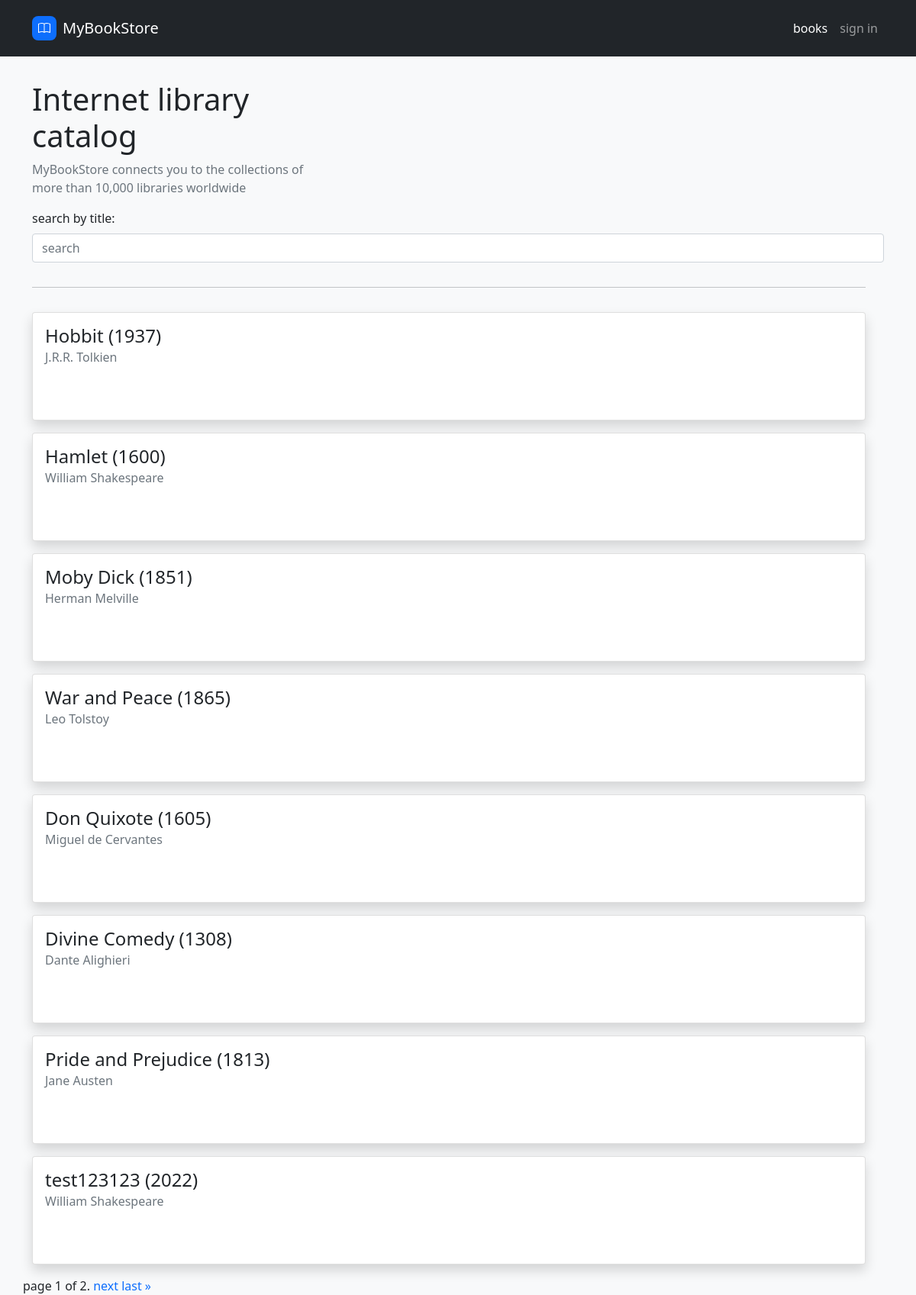
Before: / with the older database file.
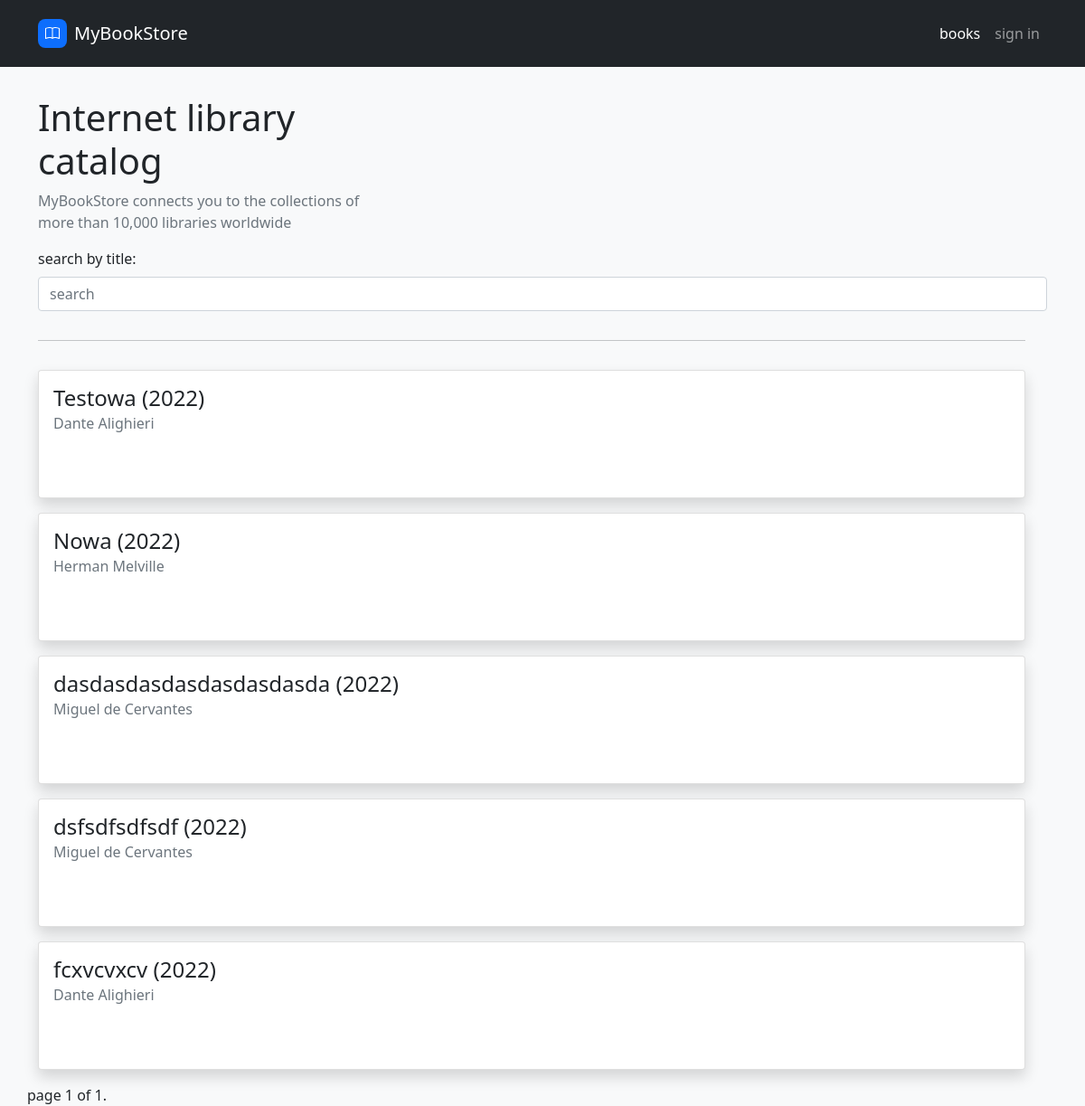
After: the same page with the newer database file.
### lib_app/models.py (models this page shows, shortened)
class Book(models.Model):
    title = models.CharField(max_length=50)
    author = models.ForeignKey(Author, on_delete=models.CASCADE)
    date = models.DateField()
    genre = models.PositiveSmallIntegerField(default=0, choices=GENRE)
    user = models.ForeignKey(
        User, on_delete=models.CASCADE, null=True, blank=True)  # klucz obcy dla usera, dzięki czemu może dodawać książkę do listy
    is_in_list = models.BooleanField(default=False)

class Author(models.Model):
    name = models.CharField(max_length=50)
    last_name = models.CharField(max_length=50)
    birthday = models.DateField()
    def __str__(self):
        return self.name + " " + self.last_name

### lib_app/views.py (the view)
# urls.py: path('', views.BooksView.as_view(), name='books'),
class BooksView(ListView):
    model = Book
    template_name = 'index.html'
    paginate_by = 8

### lib_app/templates/index.html (shortened to what this page needs)
{% extends 'base.html' %}
{% load static %}
{% block content %}
        <div class="row">
            <div class="col-xl-4 col-xxl-6">
                <h1>Internet library catalog</h1>
                <p class="text-secondary">MyBookStore connects you to the collections of more than 10,000 libraries worldwide</p>
            </div>
            <div class="col-xxl-6 offset-xxl-0"><label class="form-label" for="searchinput">search by title:</label>
                <form action="{% url 'search_results' %}" method="get">
                    <input type="search" name="q" id="searchinput" class="form-control" placeholder="search">
                </form>
        </div>
        <div class="row">
            <div class="col">
                <hr>
            </div>
        </div>
        <div class="row">
            {% for book in object_list %}
            <div class="col-xxl-3" style="padding-top:1rem;">
                <div class="card shadow">
                    <div class="card-body text-truncate">
                        <h4 class="card-title">{{book.title}} ({{book.date.year}})</h4>
                        <h6 class="text-secondary card-subtitle mb-2" style="padding-bottom: 3rem;">{{book.author}}</h6>
                    </div>
                </div>
            </div>
            {% endfor %}
        </div>
        {% if object_list|length > 0 %}
            <div class="pagination col" style="margin-top:1rem;">
                <span class="step-links">
                <span class="current">
                    page {{ page_obj.number }} of {{ page_obj.paginator.num_pages }}.
                </span>
                {% if page_obj.has_next %}
                    <a href="?page={{ page_obj.next_page_number }}" style="text-decoration: none;">next</a>
                    <a href="?page={{ page_obj.paginator.num_pages }} " style="text-decoration: none;">last &raquo;</a>
                {% endif %}
                </span>
            </div>
        </div>
        {% endif %}
{% endblock %}

### templates/base.html (shortened to what this page needs)
{% load static %}
<html lang="en">
<head>
    <link rel="stylesheet" href="https://cdnjs.cloudflare.com/ajax/libs/animate.css/3.5.2/animate.min.css">
    <link rel="stylesheet" href="{% static 'bootstrap.min.css' %}">
    <link rel="stylesheet" href="{% static 'Navbar-Right-Links-Dark.css' %}">
</head>
<body style="background: var(--bs-light);">
    <nav class="navbar navbar-dark navbar-expand-md bg-dark py-3">
        <div class="container"><a class="navbar-brand d-flex align-items-center" href="{% url 'books' %}"><span class="bs-icon-sm bs-icon-rounded bs-icon-primary d-flex justify-content-center align-items-center me-2 bs-icon">
                    </span><span>MyBookStore</span></a>
            <div class="collapse navbar-collapse" id="navcol-5">
                <ul class="navbar-nav ms-auto">
                    <li class="nav-item"><a class="nav-link active" href="{% url 'books' %}">books</a></li>
                    {% if user.is_authenticated %}
                        <li class="nav-item"><a class="nav-link" href="{% url 'mylist' %}">my list</a></li>
                        <li class="nav-item"><a class="nav-link" href="{% url 'ilogout' %}">logout ({{ user.username }})</a></li>
                    {% else %}
                        <li class="nav-item"><a class="nav-link" href="{% url 'ilogin' %}">sign in</a></li>
                    {% endif %}
                </ul>
            </div>
        </div>
    </nav>
    <div class="container" style="margin-top: 2rem;">
        {% block content %}
        {% endblock %}
    </div>
</body>
</html>

### static/Navbar-Right-Links-Dark.css (style rules this page uses)
.bs-icon { --bs-icon-size: .75rem; display: flex; flex-shrink: 0; justify-content: center; align-items: center; font-size: var(--bs-icon-size); width: calc(var(--bs-icon-size) * 2); height: calc(var(--bs-icon-size) * 2); color: var(--bs-primary); }
.bs-icon-sm { --bs-icon-size: 1rem; }
.bs-icon.bs-icon-primary { color: var(--bs-white); background: var(--bs-primary); }
.bs-icon.bs-icon-rounded { border-radius: .5rem; }

Changed rows visible on the page:
removed Book: title "Hobbit", date.year "1937", author "J.R.R. Tolkien"
removed Book: title "Hamlet", date.year "1600", author "William Shakespeare"
removed Book: title "Moby Dick", date.year "1851", author "Herman Melville"
removed Book: title "War and Peace", date.year "1865", author "Leo Tolstoy"
removed Book: title "Pride and Prejudice", date.year "1813", author "Jane Austen"
removed Book: title "test123123", date.year "2022", author "William Shakespeare"
added Book: title "Testowa", date.year "2022", author "Dante Alighieri"
added Book: title "Nowa", date.year "2022", author "Herman Melville"
changed Book: title "Don Quixote" → "dasdasdasdasdasdasdasda"; date.year "1605" → "2022"
changed Book: title "Divine Comedy" → "dsfsdfsdfsdf"; date.year "1308" → "2022"; author "Dante Alighieri" → "Miguel de Cervantes"
added Book: title "fcxvcvxcv", date.year "2022", author "Dante Alighieri"
Other visible differences:
{{ page_obj.paginator.num_pages }}: "2" → "1"
text no longer shown: "next last »"
